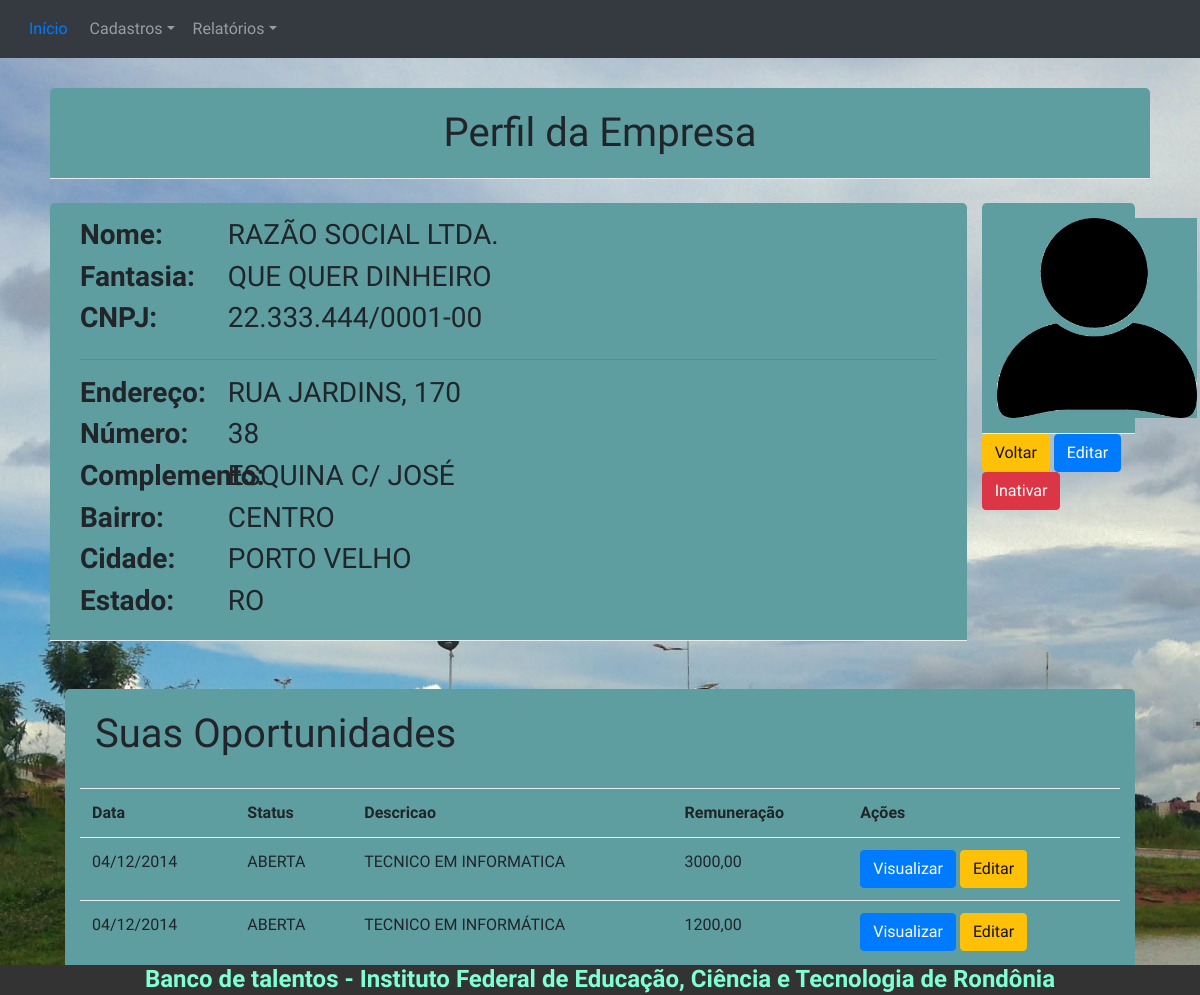
The page /viewEmpresa/3/ on the database its author committed.
### models.py (models this page shows, shortened)
class Pessoa(db.Model):
    __tablename__ = "pessoas"
    __table_args__ = {'extend_existing': True}
    __mapper_args__ = {'polymorphic_identity': 'pessoa'}
    id = db.Column(db.Integer, autoincrement=True, primary_key=True)
    nome        = db.Column(db.String(100))
    endereco    = db.Column(db.String(50))
    num         = db.Column(db.String(10))
    complemento = db.Column(db.String(40))
    bairro      = db.Column(db.String(50))
    cidade      = db.Column(db.String(50))
    uf          = db.Column(db.String(50))
    imagem      = db.Column(db.String(80))
    data_cadastro = db.Column(db.String(12))
    telefone    = db.Column(db.String(15))
    email    = db.Column(db.String(15), unique= True)
    password = db.Column(db.String(10))
    tipo     = db.Column(db.Integer)  # 1 para IFRO - 2 para VISITANTE

class Empresa(Pessoa):
    __tablename__ = "empresas"
    __table_args__ = {'extend_existing': True}
    __mapper_args__ = {'polymorphic_identity': 'empresa'}
    id = db.Column(db.Integer, db.ForeignKey('pessoas.id'), primary_key=True)
    fantasia  = db.Column(db.String(100))
    cnpj = db.Column(db.String(11))
    ie   = db.Column(db.Integer)

class Vaga(db.Model):
    __tablename__ = "vagas"
    __table_args__ = {'extend_existing': True}
    __mapper_args__ = {'polymorphic_identity': 'vaga'}
    id = db.Column(db.Integer, autoincrement=True, primary_key=True)
    data_inicio = db.Column(db.String(15))
    status      = db.Column(db.String(20))
    descricao   = db.Column(db.String(100))
    remuneracao = db.Column(db.String(10))
    beneficios  = db.Column(db.String(200))
    data_encerramento = db.Column(db.String(15))
    empresa = db.Column(db.Integer, db.ForeignKey('pessoas.id')) #quem disponibilizou a vaga

### app.py (the view)
@app.route('/viewEmpresa/<idEmp>/')
def viewEmpresa(idEmp):
    empresa = models.Empresa.query.filter_by(id=idEmp).first()
    vagasEmpresa = models.Vaga.query.select_from(models.Empresa).add_columns(models.Vaga.id, models.Empresa.id, models.Empresa.nome, models.Vaga.data_inicio, models.Vaga.status, models.Vaga.descricao, models.Vaga.remuneracao, models.Vaga.beneficios
).filter(models.Empresa.id == models.Vaga.empresa).filter(models.Vaga.empresa == empresa.id).order_by(models.Vaga.data_inicio).all()
    return  render_template('viewEmpresa.html', empresa=empresa, vagas=vagasEmpresa)

### app.py (called while the page is built)
@login_manager.request_loader
def request_loader(request):
    email = request.form.get('email')
    if email not in users:
        return #'Não existe o e-mail {} cadastrado no banco'.format(email)
    user = User()
    user.id = email
    return user

### templates/viewEmpresa.html (shortened to what this page needs)
{% extends 'base_ifro_view_edit.html' %}
{% block conteudo %}
<br>
<br>
<div class="container col-md-11" >
    <div class="row">
        <div class="modal-header col-md-12" style="background: cadetblue">
            <div class="col-md-12">
                <h1 class="modal-title text-center">Perfil da Empresa</h1>
            </div>
        </div>
    </div>
    <br>
    <div class="row">
        <div class="modal-header col-md-10" style="background: cadetblue">
            <div class="col-md-12">
                <div class="row">
                    <div class="col-md-2">
                        <h3><strong>Nome:</strong> </h3>
                        <h3><strong>Fantasia:</strong></h3>
                        <h3><strong>CNPJ:</strong></h3>
                    </div>
                    <div class="col-md-10">
                        <h3 class="media-heading">{{ empresa.nome.upper()}}</h3>
                        <h3 class="media-heading">{{ empresa.fantasia}}</h3>
                        <h3 class="media-heading">{{ empresa.cnpj[0:2]}}.{{empresa.cnpj[2:5]}}.{{empresa.cnpj[5:8]}}/{{empresa.cnpj[8:12]}}-{{empresa.cnpj[12:14]}}</h3>
                    </div>
                </div>
                <hr>
                <div class="row">
                    <div class="col-md-2">
                        <h3><strong>Endereço: </strong></h3>
                        <h3><strong>Número: </strong></h3>
                        <h3><strong>Complemento: </strong></h3>
                        <h3><strong>Bairro: </strong></h3>
                        <h3><strong>Cidade: </strong></h3>
                        <h3><strong>Estado: </strong></h3>
                    </div>
                    <div class="col-md-10">
                        <h3 class="media-heading">{{ empresa.endereco}}</h3>
                        <h3 class="media-heading">{{ empresa.num}}</h3>
                        <h3 class="media-heading">{{ empresa.complemento}}</h3>
                        <h3 class="media-heading">{{ empresa.bairro}}</h3>
                        <h3 class="media-heading">{{ empresa.cidade}}</h3>
                        <h3 class="media-heading">{{ empresa.uf}}</h3>
                    </div>
                </div>
            </div>
        </div>
        <div class="col-md-2">
            <div class="modal-header " style="background:cadetblue">
                <img src="../../static/img/pessoasImg/{{empresa.imagem}}.jpg" name="aboutme" width="200" height="200" border="0" class="img-circle">
            </div>
            <a href="/listarEmpresas" class="btn btn-warning">Voltar</a>
            <a href="/editarEmpresa/{{empresa.id}}/" class="btn btn-primary">Editar</a>
            <a href="/inativarEmpresa/{{empresa.id}}/" class="btn btn-danger">Inativar</a>
        </div>
    </div>
</div>
<br>
<br>
<div class="container col-md-11" >
    <div class="modal-header" style="background: cadetblue">
        <div class="col-md-12">
            <h1 class="modal-title">Suas Oportunidades</h1>
            <br>
            <div class="row">
                <table class="table table-hover">
                    <tr>
                        <th>Data</th>
                        <th>Status</th>
                        <th>Descricao</th>
                        <th>Remuneração</th>
                        <th>Ações</th>
                    </tr>
                    {% for vaga in vagas %}
                    <tr>
                        <td>{{ vaga.data_inicio }}</td>
                        <td>{{ vaga.status.upper() }}</td>
                        <td>{{ vaga.descricao.upper() }}</td>
                        <td>{{ vaga.remuneracao.upper() }}</td>
                        <td>
                            <a href="/viewVaga/{{vaga.id}}" class="btn btn-primary">
                                    Visualizar
                            </a>
                            <a href="" class="btn btn-warning">
                                    Editar
                            </a>
                        </td>
                    </tr>
                    {% endfor %}
                </table>
            </div>
        </div>
    </div>
</div>
{% endblock %}

### static/css/stylish-portfolio.css (style rules this page uses)
html, body { width: 100%; height: 100%; }
body { font-family: 'Source Sans Pro', 'Helvetica Neue', Helvetica, Arial, sans-serif; background: url(../img/parque_cidade.jpg ) no-repeat center center scroll ; -webkit-background-size: cover; -moz-background-size: cover; -o-background-size: cover; background-size: cover; }

### static/css/signin.css (style rules this page uses)
body { padding-top: 40px; padding-bottom: 40px; background-color: #eee; }

### rows shown on the page
Pessoa: nome "RAZÃO SOCIAL LTDA.", endereco "RUA JARDINS, 170", num "38", complemento "ESQUINA C/ JOSÉ", bairro "CENTRO", cidade "PORTO VELHO", uf "RO"
Empresa: fantasia "QUE QUER DINHEIRO", cnpj "22", cnpj "333", cnpj "444", cnpj "0001", cnpj "00"
Vaga: data_inicio "04/12/2014", status "ABERTA", descricao "TECNICO EM INFORMATICA", remuneracao "3000,00"
Vaga: data_inicio "04/12/2014", status "ABERTA", descricao "TECNICO EM INFORMÁTICA", remuneracao "1200,00"
